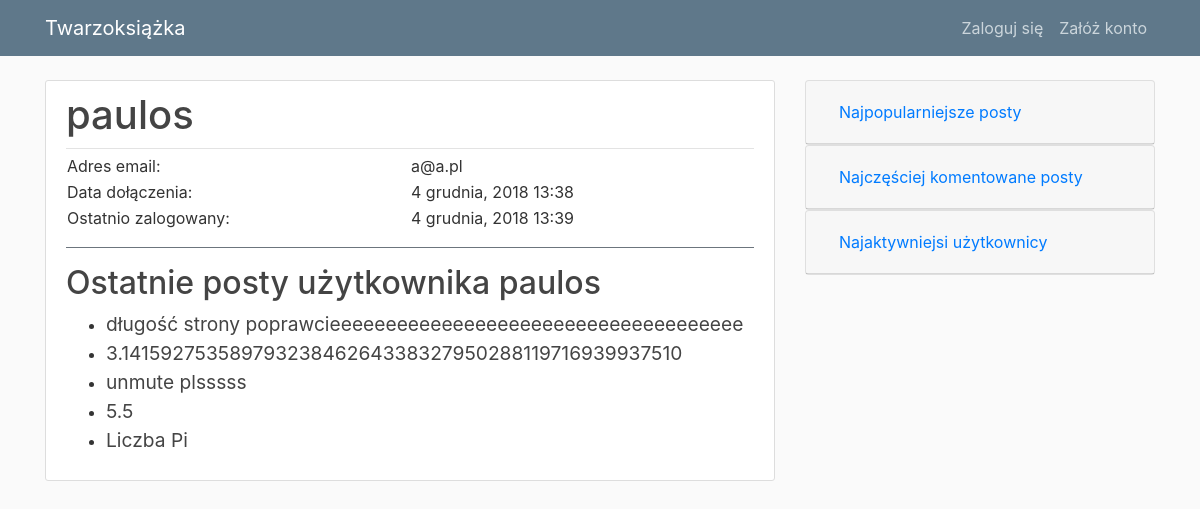
The app's page /users/11/ with its own data.
### blog/models.py (models this page shows, shortened)
class Post(models.Model):
    title = models.CharField(max_length=100)
    content = models.TextField()
    date_posted = models.DateTimeField(default=timezone.now)
    author = models.ForeignKey(User, on_delete=models.CASCADE)
    visits = models.IntegerField(default=0)
    class Meta:
        ordering = ['-date_posted']

### users/views.py (the view)
# urls.py: path('<int:pk>/', views.UserDetailView.as_view(), name='user'),
class UserDetailView(DetailView):
    model = User
    template_name = 'users/user_detail.html'
    context_object_name = 'current_user'

### users/templates/users/user_detail.html (shortened to what this page needs)
{% extends "blog/index.html" %}
{% block content %}
<article class="media content-section">
  <div class="media-body">
    <div class="article-metadata d-flex justify-content-between">
      <h1>{{ object.username }}</h1>
    </div>
    <table class="table-borderless w-100">
      <tr>
        <td>Adres email:</td>
        <td>{{ object.email }}</td>
      </tr>
      <tr>
        <td>Data dołączenia:</td>
        <td>{{ object.date_joined|date:"j E, Y G:i" }}</td>
      </tr>
      <tr>
        <td>Ostatnio zalogowany:</td>
        <td>{{ object.last_login|date:"j E, Y G:i" }}</td>
      </tr>
    </table>
    <div class="mt-3 py-3 border-top border-secondary">
      {% if object.post_set.all %}
      <h2>Ostatnie posty użytkownika {{ object.username }}</h2>
      <ul>
        {% for post in object.post_set.all|slice:":5" %}
        <li><big><a class="article-title" href="{% url 'post-detail' post.id %}">{{ post.title }}</a></big></li>
        {% endfor %}
      </ul>
      {% else %}
      <p>{{ object.username }} nie opublikował jeszcze żadnego postu.</p>
      {% endif %}
    </div>
  </div>
</article>
{% endblock content %}

### blog/static/blog/main.css (style rules this page uses)
body { background: #fafafa; color: #333333; margin-top: 5rem; }
h1, h2, h3, h4, h5, h6 { color: #444444; }
ul { margin: 0; }
.content-section { background: #ffffff; padding: 10px 20px; border: 1px solid #dddddd; border-radius: 3px; margin-bottom: 20px; }
.article-title { color: #444444; }
.article-metadata { padding-bottom: 1px; margin-bottom: 4px; border-bottom: 1px solid #e3e3e3 }

### records on screen
Post: title "długość strony poprawcieeeeeeeeeeeeeeeeeeeeeeeeeeeeeeeeeeeee"
Post: title "3.14159275358979323846264338327950288119716939937510"
Post: title "unmute plsssss"
Post: title "5.5"
Post: title "Liczba Pi"

### other values on screen
{{ object.username }} "paulos"
{{ object.email }} "a@a.pl"
{{ object.date_joined|date:"j E, Y G:i" }} "4 grudnia, 2018 13:38"
{{ object.last_login|date:"j E, Y G:i" }} "4 grudnia, 2018 13:39"
